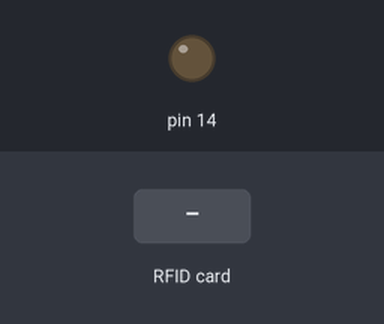
The sketch below on a simulated Arduino Uno, built with avr-gcc and run on an emulated ATmega328P. On the bench: output pins drawn as LEDs (lit = HIGH). The test bench sets the inputs (shaded band). Pins used as bus, display or sensor lines are not drawn; what the sketch prints to the serial monitor is not drawn.

Above: at 1.2 s.
1.3 s: RFID card 5E 7A 19 C4 held to the reader
Timing chart, 0 to 4.3 s (numbered marks = the images above; inputs shaded):
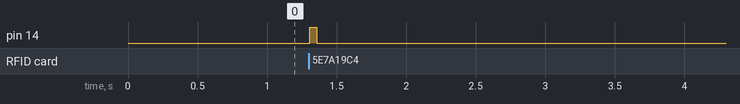

Measured:
- after the input at 1.3 s, pin 14: LOW → HIGH at once, → LOW 0.05 s later

The sketch:

sketch_apr24a.ino
```cpp
// sketch Arduino ANTENNA NFC MFRC522 МТС TEST.
#include <SPI.h>
#include <MFRC522.h> // Библиотека "rfid". https://github.com/miguelbalboa/rfid
#define SS_PIN 10 // !(SS - он же - SDA).
#define RST_PIN 9 // Два Pin (SS и RST) допускают произвольное подключение, и конфигурируются в коде.
MFRC522 mfrc522(SS_PIN, RST_PIN);  // Объект MFRC522C / reate MFRC522 instance.
void setup() {
  Serial.begin(9600);
  SPI.begin(); // Инициализация SPI / Init SPI bus.
  mfrc522.PCD_Init(); // Инициализация MFRC522 / Init MFRC522 card.
  //mfrc522.PCD_SetAntennaGain(mfrc522.RxGain_max); // Увеличение коэффициента усиления антенны Increase antenna gain per.
  pinMode(14, OUTPUT);
}
void loop() {
  if ( ! mfrc522.PICC_IsNewCardPresent()) { // Поиск новой карточки / Look for new cards.
    return;
  }
  if ( ! mfrc522.PICC_ReadCardSerial()) { // Выбор карточки / Select one of the cards.
    return;
  }
  unsigned long uidDec, uidDecTemp;  // Для отображения номера карточки, в десятичном формате.
  for (byte i = 0; i < mfrc522.uid.size; i++) { // Выдача серийного номера карточки "UID".
    uidDecTemp = mfrc522.uid.uidByte[i];
    uidDec = uidDec * 256 + uidDecTemp;
  }
  Serial.println(uidDec); // Номер "UID", NFC-карты.
  digitalWrite(14, HIGH);
  delay(50);
  digitalWrite(14, LOW);
}
```
